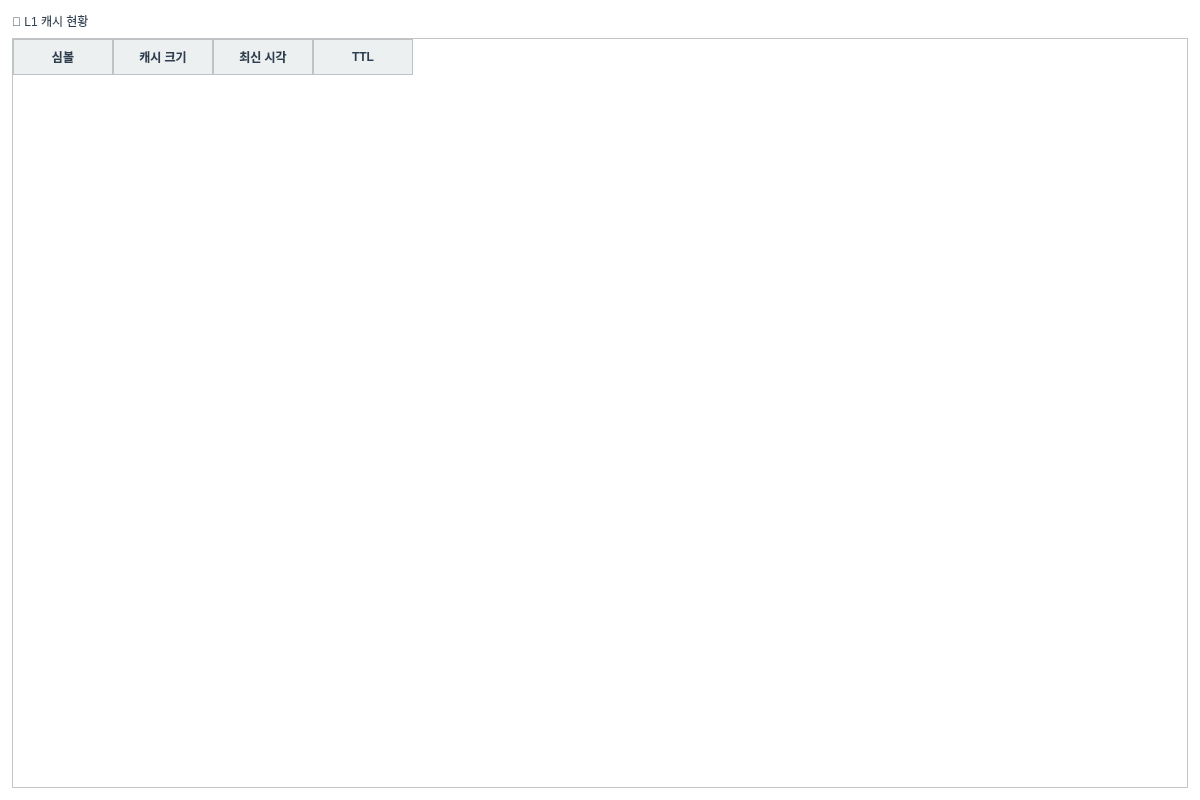
<?xml version="1.0" encoding="UTF-8"?>
<ui version="4.0">
 <class>L1CacheTab</class>
 <widget class="QWidget" name="L1CacheTab">
  <property name="geometry">
   <rect>
    <x>0</x>
    <y>0</y>
    <width>1200</width>
    <height>800</height>
   </rect>
  </property>
  <property name="windowTitle">
   <string>L1 캐시 현황</string>
  </property>
  <property name="styleSheet">
   <string notr="true">QWidget {
    background-color: #FFFFFF;
    color: #2C3E50;
    font-family: &quot;맑은 고딕&quot;;
    font-size: 9pt;
}

QTabWidget::pane {
    border: 1px solid #BDC3C7;
    background-color: #FFFFFF;
}

QTabBar::tab {
    background-color: #ECF0F1;
    color: #2C3E50;
    padding: 8px 16px;
    margin-right: 2px;
    border: 1px solid #BDC3C7;
    border-bottom: none;
    border-top-left-radius: 4px;
    border-top-right-radius: 4px;
}

QTabBar::tab:selected {
    background-color: #3498DB;
    color: #FFFFFF;
    font-weight: bold;
}

QTabBar::tab:hover {
    background-color: #D5DBDB;
}

QTableWidget {
    gridline-color: #BDC3C7;
    background-color: #FFFFFF;
    alternate-background-color: #F8F9FA;
    selection-background-color: #3498DB;
    selection-color: #FFFFFF;
}

QTableWidget::item {
    padding: 4px;
    border: none;
}

QHeaderView::section {
    background-color: #ECF0F1;
    color: #2C3E50;
    padding: 6px;
    border: 1px solid #BDC3C7;
    font-weight: bold;
}

QLineEdit, QTextEdit, QPlainTextEdit {
    background-color: #FFFFFF;
    border: 1px solid #BDC3C7;
    border-radius: 3px;
    padding: 4px;
    color: #2C3E50;
}

QLineEdit:focus, QTextEdit:focus, QPlainTextEdit:focus {
    border: 2px solid #3498DB;
}

QPushButton {
    background-color: #3498DB;
    color: #FFFFFF;
    border: none;
    border-radius: 4px;
    padding: 6px 12px;
    font-weight: bold;
}

QPushButton:hover {
    background-color: #2980B9;
}

QPushButton:pressed {
    background-color: #1F618D;
}

QPushButton:disabled {
    background-color: #BDC3C7;
    color: #7F8C8D;
}

QLabel {
    color: #2C3E50;
    background-color: transparent;
}

QGroupBox {
    border: 2px solid #BDC3C7;
    border-radius: 5px;
    margin-top: 10px;
    padding-top: 10px;
    background-color: #F8F9FA;
}

QGroupBox::title {
    subcontrol-origin: margin;
    subcontrol-position: top left;
    padding: 0 5px;
    color: #2C3E50;
    font-weight: bold;
}

QProgressBar {
    border: 1px solid #BDC3C7;
    border-radius: 3px;
    text-align: center;
    background-color: #ECF0F1;
}

QProgressBar::chunk {
    background-color: #3498DB;
}</string>
  </property>
  <layout class="QVBoxLayout" name="verticalLayout">
   <property name="spacing">
    <number>8</number>
   </property>
   <property name="leftMargin">
    <number>12</number>
   </property>
   <property name="topMargin">
    <number>12</number>
   </property>
   <property name="rightMargin">
    <number>12</number>
   </property>
   <property name="bottomMargin">
    <number>12</number>
   </property>
   <item>
    <widget class="QLabel" name="label_title">
     <property name="text">
      <string>💾 L1 캐시 현황</string>
     </property>
     <property name="styleSheet">
   <string notr="true">QWidget {
    background-color: #FFFFFF;
    color: #2C3E50;
    font-family: &quot;맑은 고딕&quot;;
    font-size: 9pt;
}

QTabWidget::pane {
    border: 1px solid #BDC3C7;
    background-color: #FFFFFF;
}

QTabBar::tab {
    background-color: #ECF0F1;
    color: #2C3E50;
    padding: 8px 16px;
    margin-right: 2px;
    border: 1px solid #BDC3C7;
    border-bottom: none;
    border-top-left-radius: 4px;
    border-top-right-radius: 4px;
}

QTabBar::tab:selected {
    background-color: #3498DB;
    color: #FFFFFF;
    font-weight: bold;
}

QTabBar::tab:hover {
    background-color: #D5DBDB;
}

QTableWidget {
    gridline-color: #BDC3C7;
    background-color: #FFFFFF;
    alternate-background-color: #F8F9FA;
    selection-background-color: #3498DB;
    selection-color: #FFFFFF;
}

QTableWidget::item {
    padding: 4px;
    border: none;
}

QHeaderView::section {
    background-color: #ECF0F1;
    color: #2C3E50;
    padding: 6px;
    border: 1px solid #BDC3C7;
    font-weight: bold;
}

QLineEdit, QTextEdit, QPlainTextEdit {
    background-color: #FFFFFF;
    border: 1px solid #BDC3C7;
    border-radius: 3px;
    padding: 4px;
    color: #2C3E50;
}

QLineEdit:focus, QTextEdit:focus, QPlainTextEdit:focus {
    border: 2px solid #3498DB;
}

QPushButton {
    background-color: #3498DB;
    color: #FFFFFF;
    border: none;
    border-radius: 4px;
    padding: 6px 12px;
    font-weight: bold;
}

QPushButton:hover {
    background-color: #2980B9;
}

QPushButton:pressed {
    background-color: #1F618D;
}

QPushButton:disabled {
    background-color: #BDC3C7;
    color: #7F8C8D;
}

QLabel {
    color: #2C3E50;
    background-color: transparent;
}

QGroupBox {
    border: 2px solid #BDC3C7;
    border-radius: 5px;
    margin-top: 10px;
    padding-top: 10px;
    background-color: #F8F9FA;
}

QGroupBox::title {
    subcontrol-origin: margin;
    subcontrol-position: top left;
    padding: 0 5px;
    color: #2C3E50;
    font-weight: bold;
}

QProgressBar {
    border: 1px solid #BDC3C7;
    border-radius: 3px;
    text-align: center;
    background-color: #ECF0F1;
}

QProgressBar::chunk {
    background-color: #3498DB;
}</string>
  </property>
    </widget>
   </item>
   <item>
    <widget class="QTableWidget" name="table_cache">
     <property name="alternatingRowColors">
      <bool>true</bool>
     </property>
     <property name="selectionBehavior">
      <enum>QAbstractItemView::SelectRows</enum>
     </property>
     <property name="columnCount">
      <number>4</number>
     </property>
     <column>
      <property name="text">
       <string>심볼</string>
      </property>
     </column>
     <column>
      <property name="text">
       <string>캐시 크기</string>
      </property>
     </column>
     <column>
      <property name="text">
       <string>최신 시각</string>
      </property>
     </column>
     <column>
      <property name="text">
       <string>TTL</string>
      </property>
     </column>
    </widget>
   </item>
  </layout>
 </widget>
 <resources/>
 <connections/>
</ui>
